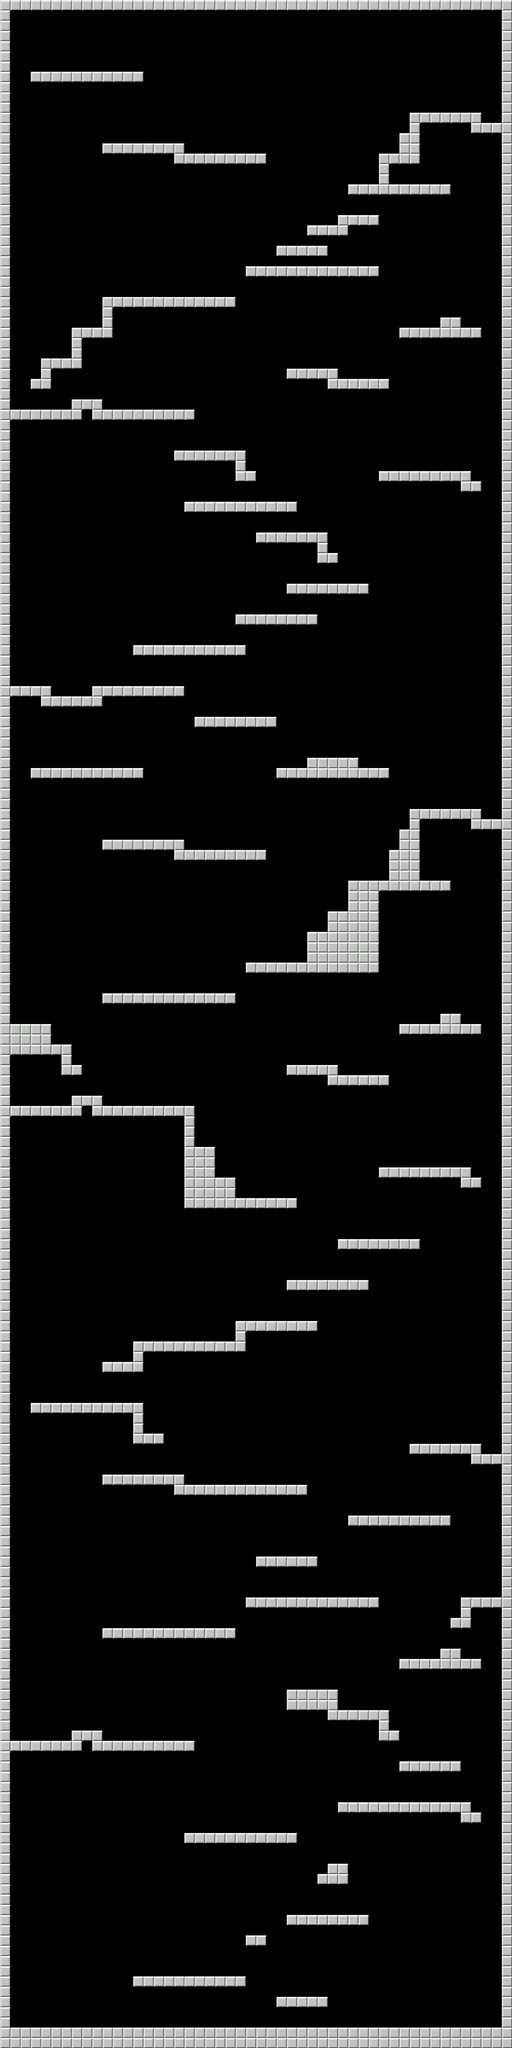

A level layout from a 2D game, rendered from its tile map. Below: a short description, then the map file with tile-grid data replaced by summaries:
An orthogonal 50x200 tile map with 32x32 px tiles, 2 tile layers (world, backdrop), 3 tilesets and 1 object (player).

<map version="1.0" orientation="orthogonal" renderorder="right-down" width="50" height="200" tilewidth="32" tileheight="32" nextobjectid="4">
 <tileset firstgid="1" name="tiles" tilewidth="32" tileheight="32" tilecount="20">
  <image source="../../res/tiles.png" trans="ff00ff" width="128" height="160" />
 </tileset>
 <tileset firstgid="21" name="allobjs" tilewidth="64" tileheight="64" tilecount="4">
  <image source="../allobjs.png" trans="ff00ff" width="256" height="64" />
 </tileset>
 <tileset firstgid="25" name="tux" tilewidth="32" tileheight="32" tilecount="4">
  <image source="../../res/tux.png" trans="ff00ff" width="64" height="64" />
 </tileset>
 <layer name="world" width="50" height="200">
  <data>[10000 cells, 1286 non-empty, 1 distinct tile ids]</data>
 </layer>
 <layer name="backdrop" width="50" height="200">
  <data>[10000 cells, 0 non-empty, 0 distinct tile ids]</data>
 </layer>
 <objectgroup name="objects">
  <object id="1" type="player" x="140" y="6116" width="48" height="56">
   <ellipse />
  </object>
 </objectgroup>
</map>